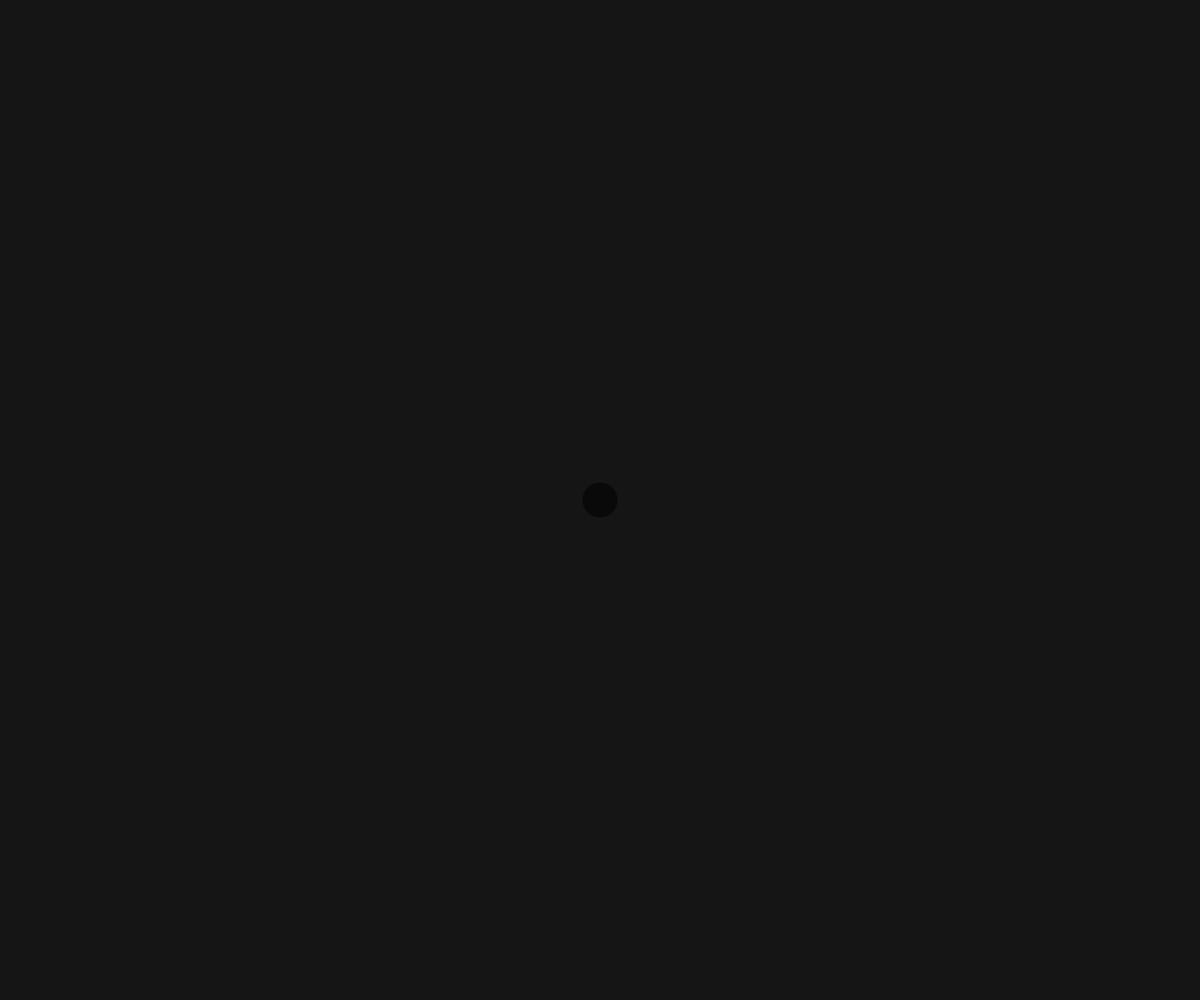
Frame 1 (no input)
Frame 60 (no input): blank canvas, image omitted
Frame 120 (the mouse pressed at the canvas centre since frame 60): blank canvas, image omitted

The p5.js sketch that drew this single still picture (run headless with seeded random() and noise() and a simulated clock; from frame 60 on, the mouse is pressed at the canvas centre):

// p5.js sketch
// ── sketch.js

var arms = []

function setup(){
  frameRate(60)
  pixelDensity(2)
  createCanvas(windowWidth, windowHeight)
  background(21)
}

function draw(){
  background(21, 255)
  noStroke()
  fill(0, 150)
  ellipse(width/2, height/2, 35, 35)

  if(arms.length < 150){
    arms.push(
      new Arm(
        createVector(width/2, height/2),
        createVector(random(-1.5, 1.5), random(-1.5, 1.5)),
        50, 0.05
      )
    )
  }

  for(var i = 0; i < arms.length; i++){
    arms[i].update()
    arms[i].render()

    if(arms[i].timeToSplit() && arms.length < 1000){
      if(random(1) < 0.1){
        arms.push(arms[i].split(random(-35, 35)))
        arms.push(arms[i].split(random(-35, 35)))
      } else {
        arms.push(arms[i].split(random(-35, 35)))
      }
    }

  }
}

function windowResized() {
  arms = []
  resizeCanvas(windowWidth, windowHeight)
  background(21)
}

// ── arm.js
var Arm = function(start, acc, time, opacity){
  this.xoff = 0
  this.start = start.copy()
  this.pos = start.copy()
  this.vel = createVector(0, 0)
  this.timerstart = time
  this.timer = time
  this.opacity = opacity * 255
  this.acc = acc.copy()
  this.growing = true
  this.angle = 0

  this.dir = random(1) < 0.5 ? 'x' : 'y'

  this.update = function(){
    this.angle += 0.1
    this.vel.add(this.acc)
    this.acc.set(0, 0)
    var move
    if(this.growing){
      this.pos.add(this.vel)
      move = 0.4
    } else {
      move = 0.15
    }
    if(this.dir === 'x'){
      this.pos.add(createVector(
          map(sin(this.angle), -1, 1, -move, move),
          0
        )
      )
    } else {
      this.pos.add(createVector(
          0,
          map(sin(this.angle), -1, 1, -move, move)
        )
      )
    }
  }

  this.applyForce = function(force){
    if(!this.growing){
      this.acc.add(force)
    }
  }

  this.render = function(){
    this.xoff += 0.05
    blendMode(ADD)
    stroke(255, this.opacity * map(noise(this.xoff), 0, 1, 0, 1))
    line(this.start.x, this.start.y, this.pos.x, this.pos.y)
  }

  this.timeToSplit = function(){
    this.timer--
    if(this.timer < 0 && this.growing){
      this.growing = false
      return true
    } else {
      return false
    }
  }

  this.split = function(angle){
    // current heading
    var theta = this.vel.heading()
    // current speed
    var mag = this.vel.mag()
    // Turn
    theta += radians(angle)
    // Polar to Cartesian
    var newVel = createVector(mag*cos(theta), mag*sin(theta))
    newVel.setMag(random(1))
    // new arm
    return new Arm(this.pos, newVel, this.timerstart + random(5), opacity + 0.04)

  }
}
